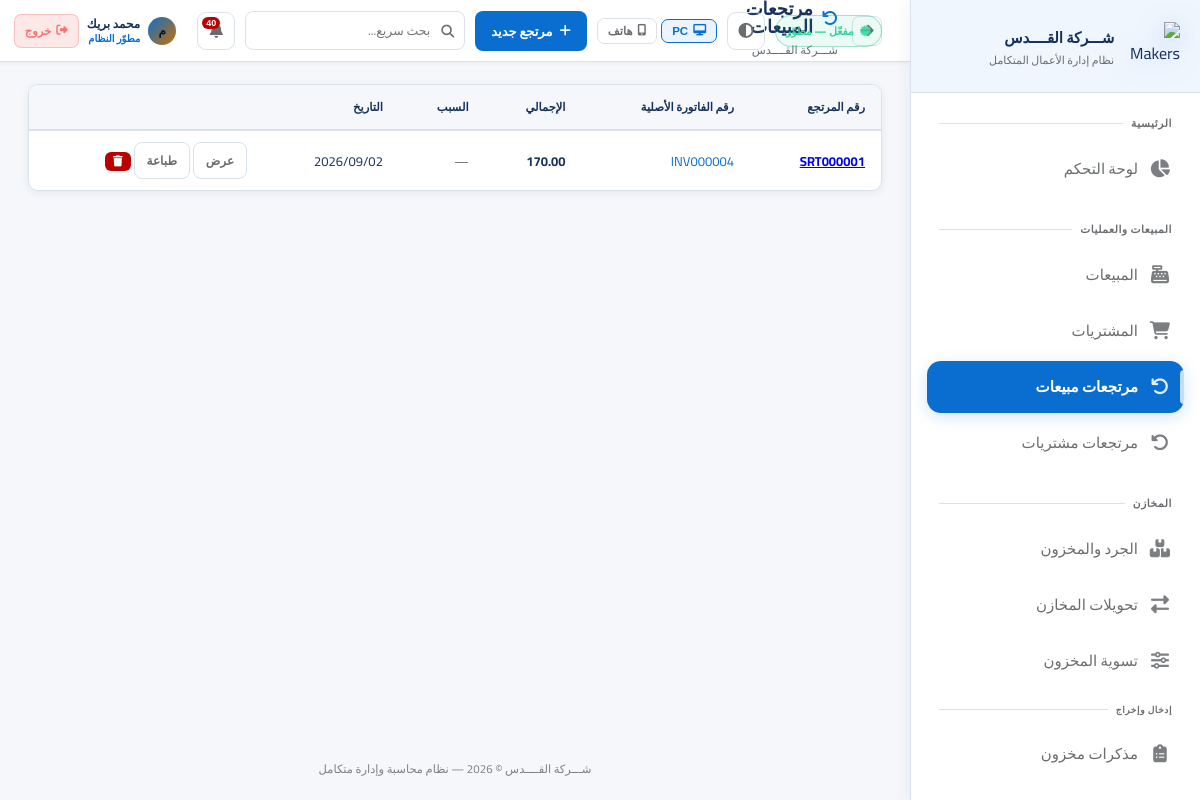
Page /returns/sale (signed in) on the committed database.
### app.py (models this page shows, shortened)
class AppSetting(db.Model):
    id = db.Column(db.Integer, primary_key=True)
    key = db.Column(db.String(80), unique=True, nullable=False)
    value = db.Column(db.Text)

class User(UserMixin, db.Model):
    id = db.Column(db.Integer, primary_key=True)
    username = db.Column(db.String(80), unique=True, nullable=False)
    password_hash = db.Column(db.String(256))
    full_name = db.Column(db.String(120))
    role = db.Column(db.String(20), default='user')  # developer, admin, manager, user
    branch_id = db.Column(db.Integer, db.ForeignKey('branch.id'))
    is_active = db.Column(db.Boolean, default=True)
    created_at = db.Column(db.DateTime, default=datetime.utcnow)
    last_seen = db.Column(db.DateTime, nullable=True)
    last_ip = db.Column(db.String(64), nullable=True)
    last_user_agent = db.Column(db.String(256), nullable=True)
    permissions = db.Column(db.Text)  # JSON list of permission keys; empty = استخدام صلاحيات الدور

class SaleReturn(db.Model):
    id = db.Column(db.Integer, primary_key=True)
    invoice_number = db.Column(db.String(50), unique=True)
    sale_id = db.Column(db.Integer, db.ForeignKey('sale.id'))
    user_id = db.Column(db.Integer, db.ForeignKey('user.id'))
    date = db.Column(db.DateTime, default=datetime.utcnow)
    total = db.Column(db.Float, default=0)
    reason = db.Column(db.Text)
    items = db.relationship('SaleReturnItem', backref='return_order', lazy=True)
    sale = db.relationship('Sale')

class Sale(db.Model):
    id = db.Column(db.Integer, primary_key=True)
    invoice_number = db.Column(db.String(50), unique=True)
    customer_id = db.Column(db.Integer, db.ForeignKey('customer.id'))
    warehouse_id = db.Column(db.Integer, db.ForeignKey('warehouse.id'))
    user_id = db.Column(db.Integer, db.ForeignKey('user.id'))
    payment_method = db.Column(db.String(20), default='cash')  # cash, card, transfer, other
    date = db.Column(db.DateTime, default=datetime.utcnow)
    subtotal = db.Column(db.Float, default=0)
    discount = db.Column(db.Float, default=0)
    tax = db.Column(db.Float, default=0)
    total = db.Column(db.Float, default=0)
    paid = db.Column(db.Float, default=0)
    remaining = db.Column(db.Float, default=0)
    status = db.Column(db.String(20), default='completed')
    notes = db.Column(db.Text)
    items = db.relationship('SaleItem', backref='sale', lazy=True, cascade='all, delete-orphan')
    user = db.relationship('User')
    warehouse = db.relationship('Warehouse')

### app.py (the view)
@app.route('/returns/sale')
@login_required
def sale_returns():
    returns = SaleReturn.query.order_by(SaleReturn.date.desc()).all()
    return render_template('sale_returns.html', returns=returns)

### templates/sale_returns.html (shortened to what this page needs)
{% extends 'base.html' %}
{% set block_icon = 'fas fa-undo' %}
{% block topbar_actions %}<a href="{{ url_for('new_sale_return') }}" class="btn btn-primary"><i class="fas fa-plus"></i> مرتجع جديد</a>{% endblock %}
{% block content %}
<div class="card"><div class="table-container"><table>
    <thead><tr><th>رقم المرتجع</th><th>رقم الفاتورة الأصلية</th><th>الإجمالي</th><th>السبب</th><th>التاريخ</th><th></th></tr></thead>
    <tbody>
        {% for r in returns %}
        <tr>
            <td style="font-weight:700;color:var(--danger);"><a href="{{ url_for('sale_return_detail', id=r.id) }}">{{ r.invoice_number }}</a></td>
            <td style="color:var(--accent);">{{ r.sale.invoice_number if r.sale else '—' }}</td>
            <td style="font-weight:700;">{{ "{:,.2f}".format(r.total) }}</td>
            <td style="color:var(--text-muted);">{{ r.reason or '—' }}</td>
            <td>{{ r.date.strftime('%Y/%m/%d') }}</td>
            <td style="white-space:nowrap;"><a href="{{ url_for('sale_return_detail', id=r.id) }}" class="btn btn-sm btn-outline">عرض</a>
            <a href="{{ url_for('sale_return_print', id=r.id) }}" target="_blank" class="btn btn-sm btn-outline">طباعة</a>
            {% if can('returns_delete') %}
            <form method="POST" action="{{ url_for('delete_sale_return', id=r.id) }}" style="display:inline;" onsubmit="return confirm('حذف مرتجع المبيعات {{ r.invoice_number }} وإلغاء أثره على المخزون والحساب؟');">
                <button type="submit" class="btn btn-danger btn-xs" title="حذف"><i class="fas fa-trash"></i></button>
            </form>
            {% endif %}
            </td>
        </tr>
        {% else %}
        <tr><td colspan="6"><div class="empty-state"><i class="fas fa-undo"></i><h3>لا توجد مرتجعات</h3></div></td></tr>
        {% endfor %}
    </tbody>
</table></div></div>
{% endblock %}

### templates/base.html (shortened to what this page needs)
<!DOCTYPE html>
<html lang="ar" dir="rtl" data-theme="fiori" data-layout-default="{{ layout_max_width | default('1400px') }}">
<head>
    <link rel="stylesheet" href="https://cdnjs.cloudflare.com/ajax/libs/font-awesome/6.5.0/css/all.min.css">
    <link rel="stylesheet" href="{{ url_for('static', filename='css/style.css') }}">
</head>
<body>
<aside class="sidebar sidebar-enterprise" id="sidebar">
    <div class="sidebar-logo">
        <div class="logo-icon">
            <img src="{{ url_for('static', filename='img/logo-makers-erp-3d.png') }}" alt="Makers ERP">
        </div>
        <div class="logo-text">
            <div class="name">{{ app_brand_title | default('Silsal POS') }}</div>
            <div class="sub">نظام إدارة الأعمال المتكامل</div>
        </div>
    </div>
    <nav class="sidebar-nav" id="sidebarNav" style="display:flex;flex-direction:column;padding-bottom:8px;">
        <div class="nav-section">
            <div class="nav-label">الرئيسية</div>
            {% if can('dashboard') %}
            <a href="{{ url_for('dashboard') }}" class="nav-link {% if request.endpoint=='dashboard' %}active{% endif %}">
                <i class="fas fa-chart-pie"></i><span class="label">لوحة التحكم</span>
            </a>
            {% endif %}
        </div>
        {% if can('sales') or can('purchases') or can('returns') %}
        <div class="nav-section">
            <div class="nav-label">المبيعات والعمليات</div>
            {% if can('sales') %}
            <a href="{{ url_for('sales') }}" class="nav-link {% if 'sale' in (request.endpoint or '') and 'return' not in (request.endpoint or '') and 'report' not in (request.endpoint or '') %}active{% endif %}">
                <i class="fas fa-cash-register"></i><span class="label">المبيعات</span>
            </a>
            {% endif %}
            {% if can('purchases') %}
            <a href="{{ url_for('purchases') }}" class="nav-link {% if 'purchase' in (request.endpoint or '') and 'return' not in (request.endpoint or '') and 'report' not in (request.endpoint or '') %}active{% endif %}">
                <i class="fas fa-shopping-cart"></i><span class="label">المشتريات</span>
            </a>
            {% endif %}
            {% if can('returns') %}
            <a href="{{ url_for('sale_returns') }}" class="nav-link {% if request.endpoint in ['sale_returns','new_sale_return'] %}active{% endif %}">
                <i class="fas fa-undo"></i><span class="label">مرتجعات مبيعات</span>
            </a>
            <a href="{{ url_for('purchase_returns') }}" class="nav-link {% if request.endpoint in ['purchase_returns','new_purchase_return'] %}active{% endif %}">
                <i class="fas fa-undo-alt"></i><span class="label">مرتجعات مشتريات</span>
            </a>
            {% endif %}
        </div>
        {% endif %}
        {% if can('inventory') or can('transfers') or can('adjust_stock') %}
        <div class="nav-section">
            <div class="nav-label">المخازن</div>
            {% if can('inventory') %}
            <a href="{{ url_for('inventory') }}" class="nav-link {% if request.endpoint=='inventory' %}active{% endif %}">
                <i class="fas fa-boxes"></i><span class="label">الجرد والمخزون</span>
            </a>
            {% endif %}
            {% if can('transfers') %}
            <a href="{{ url_for('transfers') }}" class="nav-link {% if 'transfer' in (request.endpoint or '') %}active{% endif %}">
                <i class="fas fa-exchange-alt"></i><span class="label">تحويلات المخازن</span>
            </a>
            {% endif %}
            {% if can('adjust_stock') %}
            <a href="{{ url_for('adjust_stock') }}" class="nav-link {% if request.endpoint=='adjust_stock' %}active{% endif %}">
                <i class="fas fa-sliders-h"></i><span class="label">تسوية المخزون</span>
            </a>
            {% endif %}
            {% if can('inventory') %}
            <div class="nav-label" style="padding-top:10px;font-size:9px;">إدخال وإخراج</div>
            <a href="{{ url_for('inventory_memos_list') }}" class="nav-link ">
                <i class="fas fa-clipboard-list"></i><span class="label">مذكرات مخزون</span>
            </a>
            {% endif %}
        </div>
        {% endif %}
        {% if can('customers') or can('suppliers') or can('employees') %}
        <div class="nav-section">
        </div>
        {% endif %}
    </nav>
</aside>
<main class="main-content">
    <div class="topbar">
        <div style="display:flex;align-items:center;gap:14px;">
            <button type="button" onclick="history.back()" class="icon-btn" title="رجوع" style="font-size:15px;flex-shrink:0;"><i class="fas fa-arrow-right"></i></button>
            <div>
                <div class="page-title"><i class="{{ block_icon | default('fas fa-home') }}"></i>{% block page_title %}الرئيسية{% endblock %}</div>
                <div class="breadcrumb">{% block breadcrumb %}{{ app_brand_title }}{% endblock %}</div>
            </div>
        </div>
        <div class="topbar-right">
            {% if subscription_status %}
            <span class="sub-pill {% if subscription_status.kind in ('developer','permanent') %}ok{% elif subscription_status.kind in ('expired','none') %}bad{% else %}warn{% endif %}" title="حالة الاشتراك / الترخيص">
                <i class="fas fa-certificate" style="margin-left:6px;opacity:.85;"></i>{{ subscription_status.line }}
            </span>
            {% endif %}
            <button type="button" class="theme-toggle" onclick="erpToggleTheme()" title="تبديل الثيم (Fiori / فاتح / داكن)"><i class="fas fa-adjust"></i></button>
            <div class="erp-device-layout-tools" style="display:flex;align-items:center;gap:4px;flex-shrink:0;" title="وضع العرض — يُحفظ على هذا الجهاز فقط">
                <button type="button" id="btnLayoutPC" onclick="erpSetLayout('pc')" title="عرض PC"
                    style="display:flex;align-items:center;gap:5px;padding:5px 10px;border-radius:7px;font-size:11.5px;font-weight:700;
                           border:1px solid var(--border);background:transparent;color:var(--text-muted);cursor:pointer;transition:all .18s;">
                    <i class="fas fa-desktop"></i> PC
                </button>
                <button type="button" id="btnLayoutPhone" onclick="erpSetLayout('phone')" title="عرض هاتف"
                    style="display:flex;align-items:center;gap:5px;padding:5px 10px;border-radius:7px;font-size:11.5px;font-weight:700;
                           border:1px solid var(--border);background:transparent;color:var(--text-muted);cursor:pointer;transition:all .18s;">
                    <i class="fas fa-mobile-alt"></i> هاتف
                </button>
            </div>
            {% block topbar_actions %}{% endblock %}
            <div style="position:relative;" id="globalSearchWrapper">
                <div style="position:relative;">
                    <i class="fas fa-search" style="position:absolute;right:11px;top:50%;transform:translateY(-50%);color:var(--text-muted);font-size:13px;pointer-events:none;"></i>
                    <input type="text" id="globalSearchInput" placeholder="بحث سريع..." autocomplete="off"
                        style="width:220px;padding:7px 34px 7px 12px;background:rgba(255,255,255,.04);border:1px solid var(--border);
                               border-radius:8px;color:var(--text);font-family:Cairo,sans-serif;font-size:12.5px;transition:all .2s;"
                        onfocus="this.style.borderColor='var(--accent)';this.style.width='280px'"
                        onblur="setTimeout(()=>{this.style.borderColor='';this.style.width='220px';closeGlobalSearch()},200)">
                </div>
            </div>
            <div style="position:relative;" id="notifWrapper">
                <button class="notif-btn" onclick="toggleNotif()" title="الإشعارات">
                    <i class="fas fa-bell"></i>
                    <span class="notif-count" id="notifCount"></span>
                </button>
            </div>
            <div style="display:flex;align-items:center;gap:8px;padding:4px 10px;border-radius:10px;
                        background:rgba(255,255,255,.05);border:1px solid rgba(255,255,255,.09);
                        backdrop-filter:blur(12px);-webkit-backdrop-filter:blur(12px);flex-shrink:0;">
                <div style="width:28px;height:28px;border-radius:50%;background:linear-gradient(135deg,var(--accent),#c97000);
                            display:flex;align-items:center;justify-content:center;font-size:12px;font-weight:800;color:#0f1422;flex-shrink:0;">
                    {{ (current_user.full_name or current_user.username)[0] }}
                </div>
                <div style="line-height:1.3;min-width:0;">
                    <div style="font-size:12px;font-weight:700;color:var(--text);white-space:nowrap;overflow:hidden;text-overflow:ellipsis;max-width:100px;">
                        {{ current_user.full_name or current_user.username }}
                    </div>
                    <div style="font-size:10px;color:var(--accent);font-weight:600;">
                        {% if current_user.role=='developer' %}مطوّر النظام
                        {% elif current_user.role=='admin' %}مدير النظام
                        {% elif current_user.role=='manager' %}مشرف
                        {% else %}مستخدم{% endif %}
                    </div>
                </div>
                <a href="{{ url_for('logout') }}" title="تسجيل الخروج"
                   style="display:flex;align-items:center;gap:5px;padding:5px 10px;border-radius:7px;
                          background:rgba(239,68,68,.12);border:1px solid rgba(239,68,68,.25);
                          color:#f87171;font-size:11.5px;font-weight:700;text-decoration:none;white-space:nowrap;
                          transition:all .18s;flex-shrink:0;"
                   onmouseover="this.style.background='rgba(239,68,68,.22)';this.style.borderColor='rgba(239,68,68,.5)'"
                   onmouseout="this.style.background='rgba(239,68,68,.12)';this.style.borderColor='rgba(239,68,68,.25)'">
                    <i class="fas fa-sign-out-alt"></i> خروج
                </a>
            </div>
        </div>
    </div>
    <div class="content fade-in">
        {% block content %}{% endblock %}
    </div>
    <div class="app-footer-note">{{ app_brand_title }} © 2026 — نظام محاسبة وإدارة متكامل</div>
</main>
</body>
</html>

### rows in the picture
AppSetting: value "شـــركة القــــدس"
User: full_name "م", full_name "محمد بريك"
SaleReturn: invoice_number "SRT000001", sale "INV000004", total "170.00", reason "—", date "2026/09/02"

### other values in the picture
{{ subscription_status.line }} "مفعّل — مطوّر"
